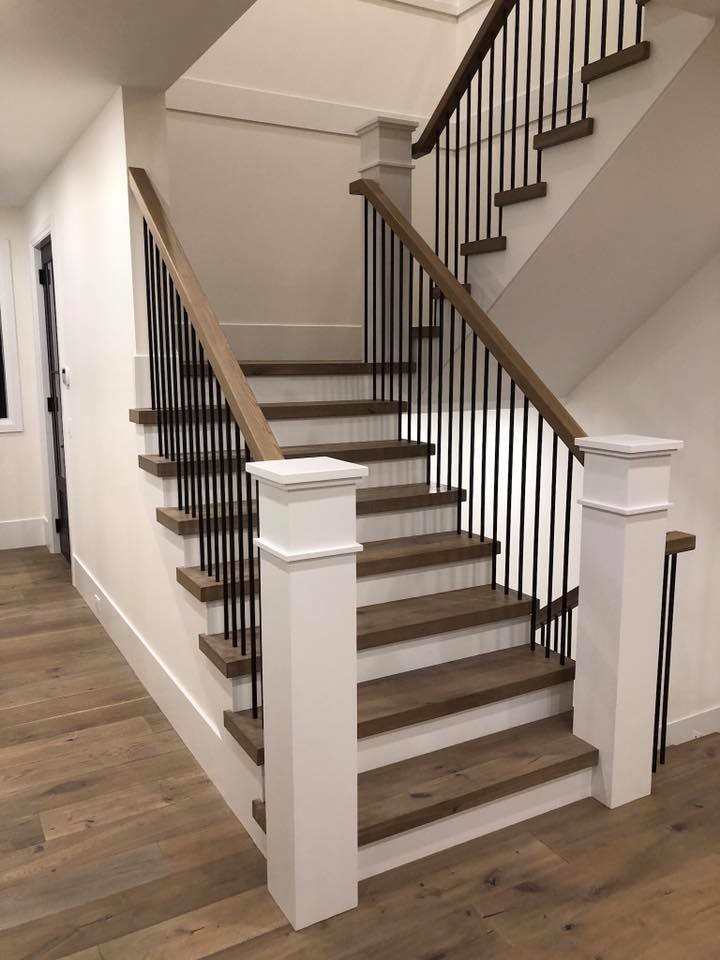
#> input picture Convolution_Lab/images/staircase.jpg, 720 x 960 px
$ jupyter execute convolution_lab.ipynb
#> lines starting #> are read from the running program, lines starting #| are printed output that depends on the picture
[cell 1]
import cv2
import numpy as np
from matplotlib import pyplot as plt

### Import Your Image

[cell 2]
stairs = cv2.imread('images/staircase.jpg')
#> stairs is the input picture: shape (960, 720, 3); mean B, G, R 119.5, 133.5, 150.7

[cell 3]
plt.imshow(cv2.cvtColor(stairs, cv2.COLOR_BGR2RGB))
plt.show()

[cell 4]
gray_stairs = cv2.cvtColor(stairs, cv2.COLOR_BGR2GRAY)
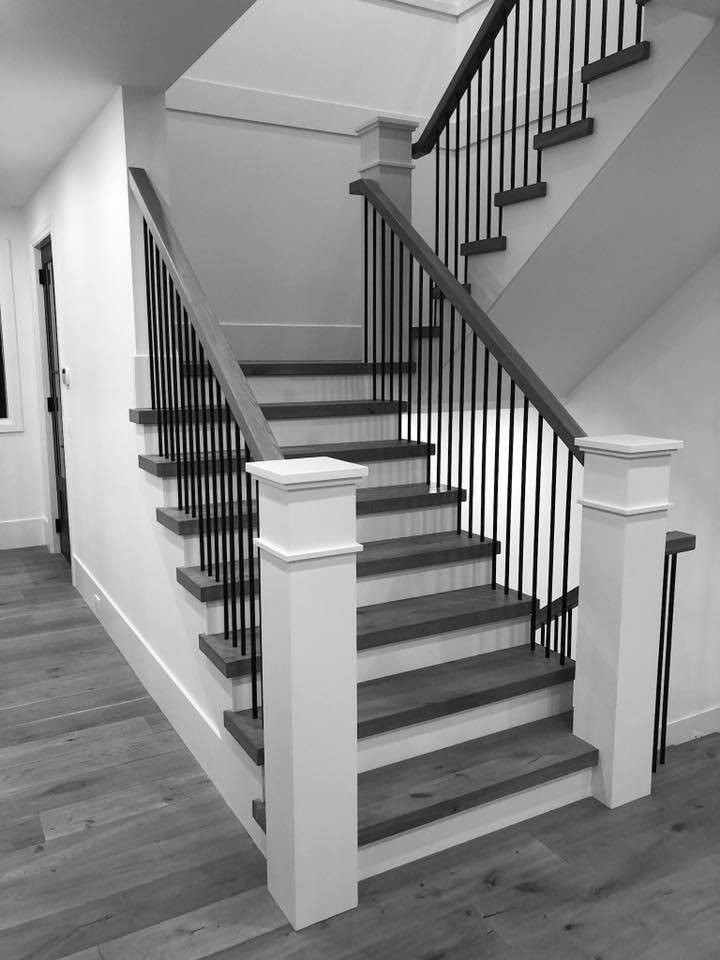
#> gray_stairs: shape (960, 720); min 0, max 255, mean 137

[cell 5]
plt.imshow(cv2.cvtColor(gray_stairs, cv2.COLOR_BGR2RGB))
plt.show()

### Conduct a Convolution

[cell 6]
#Create your matrix
conv2d = [[1,2,1],
         [0,0,0],
         [-1,-2,-1]]

conv2d = np.array(conv2d)

[cell 7]
conv_img = cv2.filter2D(gray_stairs, -1, conv2d)
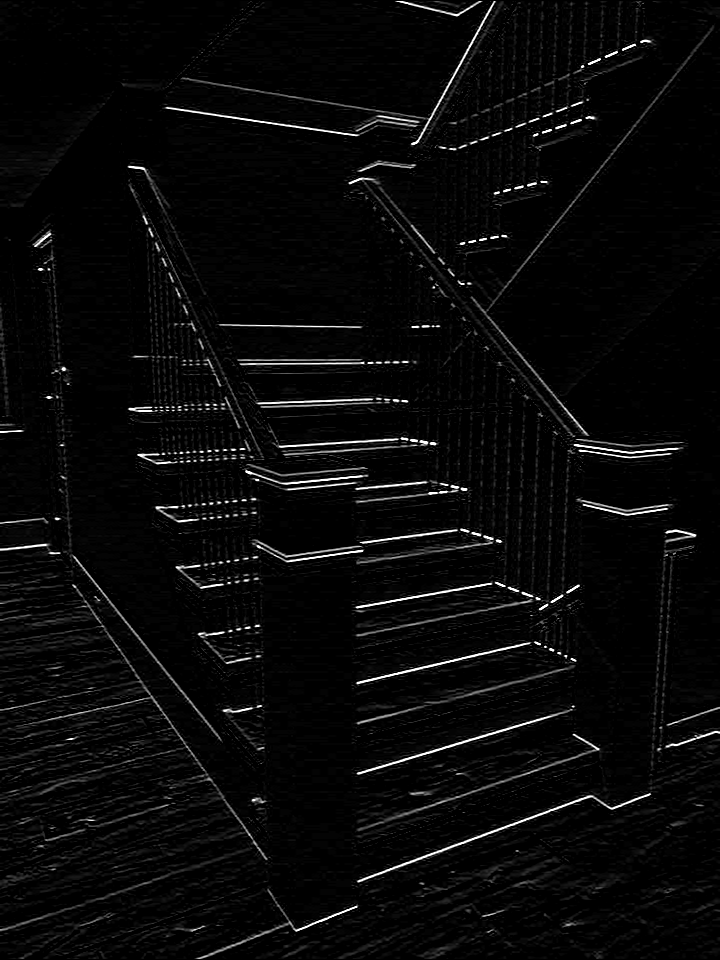
#> conv_img: shape (960, 720); min 0, max 255, mean 8.8

[cell 8]
print(conv2d)

[cell 9]
#Show Convolved Image
plt.imshow(cv2.cvtColor(conv_img, cv2.COLOR_BGR2RGB))
plt.show()
